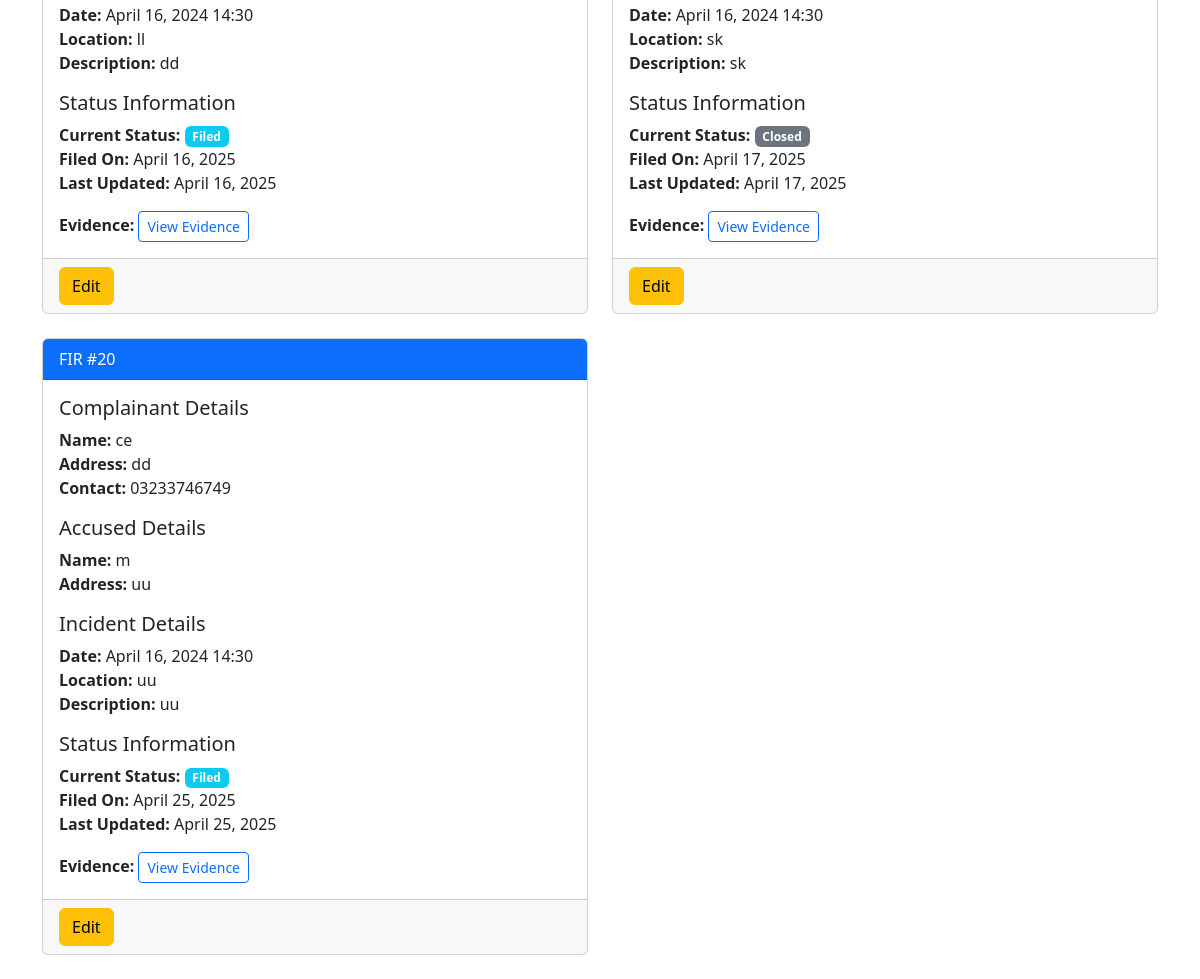
Before: /view_fir/ (signed in, lower part) with the older database file.
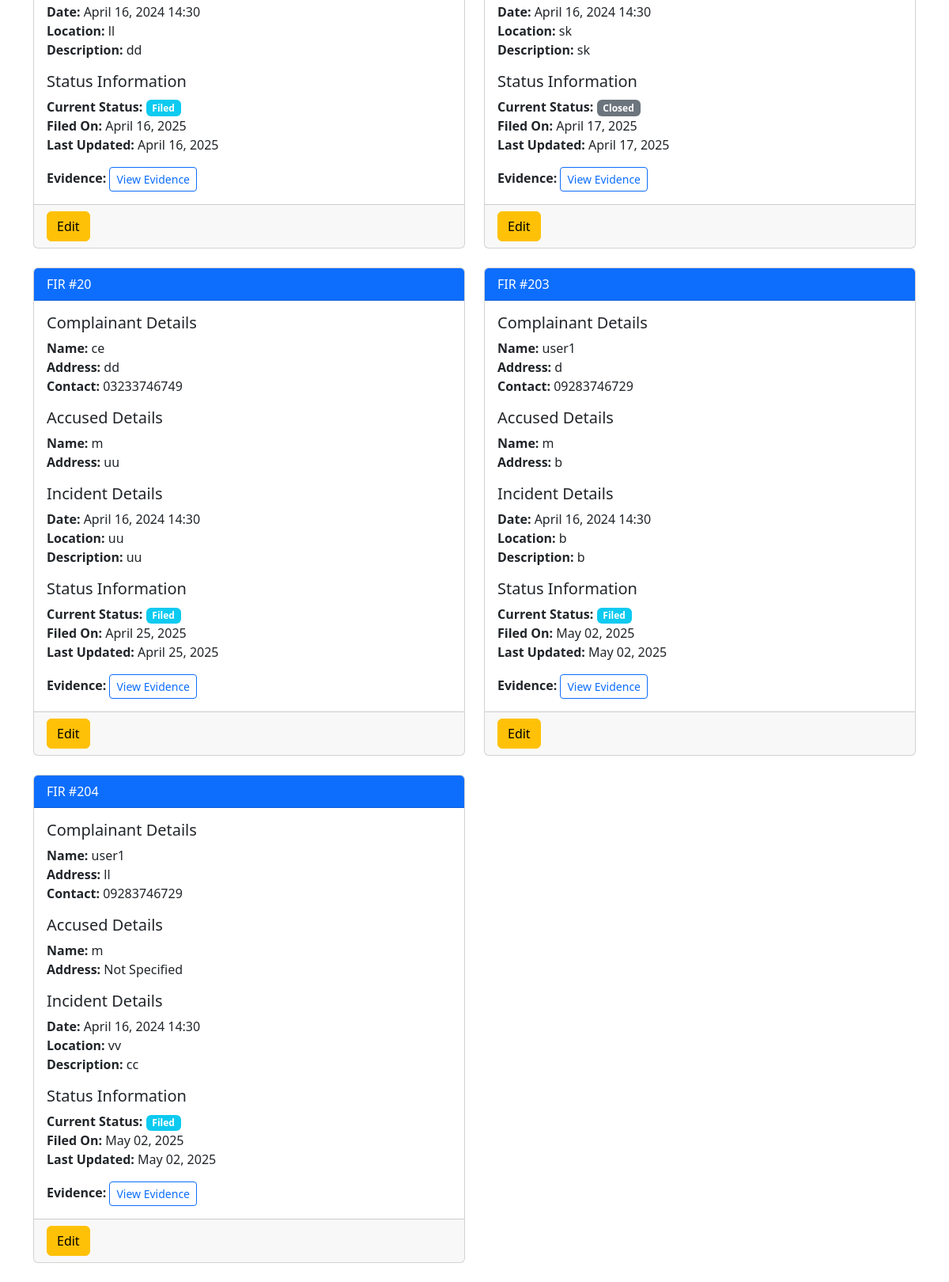
After: the same page with the newer database file.
### app_mini/models.py (models this page shows, shortened)
class FIR(models.Model):
    fir_number = models.CharField(max_length=20, unique=True)
    police_station = models.ForeignKey(police_station_registration, on_delete=models.SET_NULL, null=True)
    petitionInfo = models.ForeignKey(Petition, on_delete=models.SET_NULL, null=True)
    complainant_name = models.CharField(max_length=100)
    complainant_address = models.TextField()
    complainant_contact = models.CharField(max_length=15)
    accused_name = models.CharField(max_length=100, blank=True, null=True)
    accused_address = models.TextField(blank=True, null=True)
    incident_date = models.DateTimeField()
    incident_location = models.TextField()
    description_of_incident = models.TextField()
    evidence = models.FileField(upload_to='fir_evidence/', blank=True, null=True)
    status = models.CharField(
        max_length=20,
        choices=[
            ('filed', 'Filed'),
            ('investigating', 'Investigating'),
            ('charge_sheeted', 'Charge Sheeted'),
            ('closed', 'Closed'),
        ],
        default='filed'
    )
    created_at = models.DateTimeField(auto_now_add=True)
    updated_at = models.DateTimeField(auto_now=True)

### app_mini/views.py (the view)
# urls.py: path('view_fir/', views.view_fir, name='view_fir'),
def view_fir(request):
    station_login_id = request.session.get('station_id')
    station_login_ins = get_object_or_404(login_table, id = station_login_id)
    station = get_object_or_404(police_station_registration, login_id = station_login_ins)
    fir = FIR.objects.filter(police_station = station)
    return render(request, 'police_station/view_fir.html', {'fir':fir})

### app_mini/templates/police_station/view_fir.html (shortened to what this page needs)
<!DOCTYPE html>
<html lang="en">
<head>
    <link href="https://cdn.jsdelivr.net/npm/bootstrap@5.3.0/dist/css/bootstrap.min.css" rel="stylesheet">
</head>
<body>
    <div class="container mt-4">
        {% if fir %}
            <div class="row">
                {% for i in fir %}
                    <div class="col-md-6 mb-4">
                        <div class="card">
                            <div class="card-header bg-primary text-white">
                                FIR #{{ i.fir_number }}
                            </div>
                            <div class="card-body">
                                <h5 class="card-title">Complainant Details</h5>
                                <p class="card-text">
                                    <strong>Name:</strong> {{ i.complainant_name }}<br>
                                    <strong>Address:</strong> {{ i.complainant_address }}<br>
                                    <strong>Contact:</strong> {{ i.complainant_contact }}
                                </p>
                                <h5 class="card-title mt-3">Accused Details</h5>
                                <p class="card-text">
                                    <strong>Name:</strong> {{ i.accused_name|default:"Not Specified" }}<br>
                                    <strong>Address:</strong> {{ i.accused_address|default:"Not Specified" }}
                                </p>
                                <h5 class="card-title mt-3">Incident Details</h5>
                                <p class="card-text">
                                    <strong>Date:</strong> {{ i.incident_date|date:"F d, Y H:i" }}<br>
                                    <strong>Location:</strong> {{ i.incident_location }}<br>
                                    <strong>Description:</strong> {{ i.description_of_incident }}
                                </p>
                                <h5 class="card-title mt-3">Status Information</h5>
                                <p class="card-text">
                                    <strong>Current Status:</strong>
                                    <span class="badge {% if i.status == 'filed' %}bg-info
                                        {% elif i.status == 'investigating' %}bg-warning
                                        {% elif i.status == 'charge_sheeted' %}bg-success
                                        {% else %}bg-secondary{% endif %}">
                                        {{ i.get_status_display }}
                                    </span><br>
                                    <strong>Filed On:</strong> {{ i.created_at|date:"F d, Y" }}<br>
                                    <strong>Last Updated:</strong> {{ i.updated_at|date:"F d, Y" }}
                                </p>
                                {% if i.evidence %}
                                    <div class="mt-3">
                                        <strong>Evidence:</strong>
                                        <a href="{{ i.evidence.url }}" class="btn btn-sm btn-outline-primary" target="_blank">
                                            View Evidence
                                        </a>
                                    </div>
                                {% endif %}
                            </div>
                            <div class="card-footer">
                                <a href="{% url 'update_fir' i.id %}" class="btn btn-warning">Edit</a>
                            </div>
                        </div>
                    </div>
                {% endfor %}
            </div>
        {% else %}
            <div class="alert alert-info">
                No FIR records found.
            </div>
        {% endif %}
    </div>
</body>
</html>

Changed rows visible on the page:
added FIR: fir_number "203", complainant_name "user1", complainant_address "d", complainant_contact "09283746729", accused_name "m", accused_address "b", incident_date "April 16, 2024 14:30", incident_location "b", description_of_incident "b", status "Filed", created_at "May 02, 2025", updated_at "May 02, 2025"
added FIR: fir_number "204", complainant_name "user1", complainant_address "ll", complainant_contact "09283746729", accused_name "m", accused_address "Not Specified", incident_date "April 16, 2024 14:30", incident_location "vv", description_of_incident "cc", status "Filed", created_at "May 02, 2025", updated_at "May 02, 2025"
